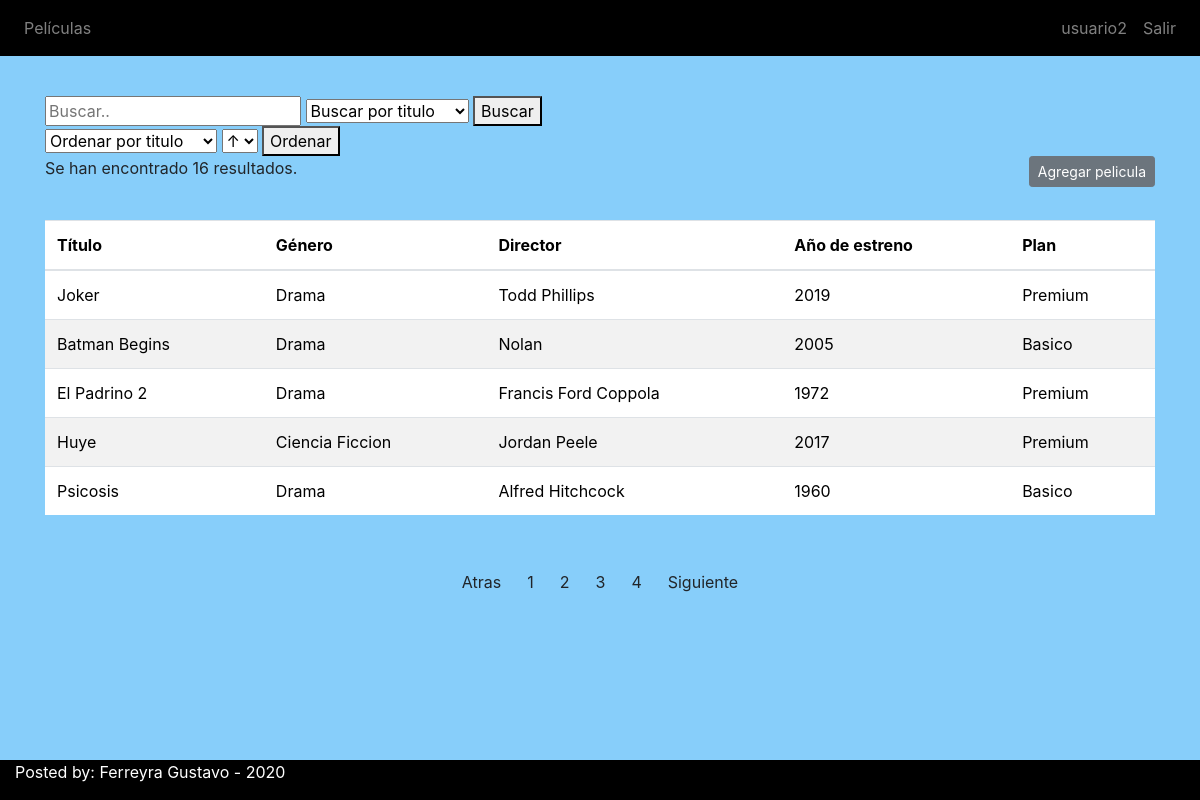
The page /capaPresentacion/index.php?seccion=peliculas&pagina=2 (signed in) on the database its author committed.
### tables this page shows
CREATE TABLE IF NOT EXISTS `peliculas` (
  `id` int(100) NOT NULL AUTO_INCREMENT,
  `titulo` varchar(45) NOT NULL,
  `genero_id` int(45) NOT NULL,
  `director` varchar(45) NOT NULL,
  `anio_estreno` int(4) NOT NULL,
  `plan_id` int(45) NOT NULL,
  PRIMARY KEY (`id`)
);

CREATE TABLE IF NOT EXISTS `generos` (
  `id` int(100) NOT NULL AUTO_INCREMENT,
  `genero` varchar(45) NOT NULL,
  PRIMARY KEY (`id`)
);

CREATE TABLE IF NOT EXISTS `planes` (
  `id` int(100) NOT NULL AUTO_INCREMENT,
  `plan` varchar(45) NOT NULL,
  PRIMARY KEY (`id`)
);

### capaNegocio/tablaControlador.php (called while the page is built, shortened)
<?php
require_once("../capaDatos/claseConexion.php");
class Tabla{
    private $baseDeDatos;
    private $cantFilas;
    private $csql;
    public function __construct($tabla){
        $this ->tabla = $tabla;
        $this ->csql = "SELECT * FROM $this->tabla";
        $this ->baseDeDatos = new Conexion();
    }
    private function setCantFilas(){
        $this ->cantFilas = mysqli_num_rows($this->baseDeDatos->Consulta($this->csql));
    }
    public function getCantFilas(){
        return $this ->cantFilas;
    }
    public function limitarTabla($cantidad, $desde){
        $this->setCantFilas();
        $this->csql = $this->csql." LIMIT $cantidad OFFSET $desde";
    }
    public function mostrarPlan($idp){
        $csql = "SELECT plan FROM planes WHERE id='$idp'";
        $planes = $this->baseDeDatos->Consulta($csql);
        $plan = mysqli_fetch_array($planes);
        return $plan["plan"];
    }
    public function mostrarGenero($idg){
        $csql = "SELECT genero FROM generos WHERE id='$idg'";
        $generos = $this->baseDeDatos->Consulta($csql);
        $genero = mysqli_fetch_array($generos);
        return $genero["genero"];
    }
    public function cambiarPagina($pag, $num){
        return $pag+$num;
    }
    public function devolverTabla(){
        return $this->baseDeDatos->Consulta($this->csql);
    }
}

### capaDatos/claseConexion.php (called while the page is built)
<?php
class Conexion{
    private $server = "localhost";
    private $usr = "root";
    private $pass = "";
    private $db = "movie_plus";
    public function Consulta($csql){
        $conectar = mysqli_connect($this->server,$this->usr,$this->pass,$this->db);
        return mysqli_query($conectar,$csql);
    }
}
?>

### capaPresentacion/seccion/peliculas.php (the view, shortened to what this page needs)
<?php
require_once("../capaNegocio/tablaControlador.php");
        $tabla = new Tabla("peliculas");
        $pagina = $_GET["pagina"] ?? 1;
        $cantFilas = 5;
        $url = "index.php?seccion=peliculas";
        $tabla->limitarTabla($cantFilas, ($pagina - 1 )*$cantFilas);
        $resultado = $tabla->devolverTabla();
        $paginas = $tabla->getCantFilas();
?>
<ul class="navbar-nav ml-0">
                  <li class="nav-item">
                <div class="search-container">
                  <form action="index.php">
                    <input required type="text" placeholder="Buscar.." name="buscar">
                    <SELECT name="filtro">
                      <option value="titulo">Buscar por titulo</option>;
                    </SELECT>
                    <button type="submit">Buscar</button>
                  </form>
                </div>
                </li>
                  </ul>
                  <?php
        if (!isset($_GET["buscar"])){
          ?>
                  <ul class="navbar-nav ml-0">
                  <li class="nav-item">
                <div class="search-container">
                  <form action="index.php">
                  <SELECT name="ordenar">
                      <option value="titulo">Ordenar por titulo</option>;
                    </SELECT>
                    <SELECT name="orientacion">
                      <option value="ASC">↑</option>;
                    </SELECT>
                    <button type="submit">Ordenar</button>
                  </form>
                </div>
                </li>
                  </ul>
                  <?php
                }else{
                  ?>
        <a href="../capaNegocio/imprimir.php?buscar=<?=$_GET['buscar']?>&filtro=<?=$_GET['filtro']?>"><button type="submit"  class="btn btn-sm btn-secondary float-left">Imprimir tabla</button></a>
        <?php
                }
                  ?>
        <a href="index.php?seccion=agregarPel"><button type="submit"  class="btn btn-sm btn-secondary float-right">Agregar pelicula</button></a>
        <?php
        if ($paginas <= 0){
          ?>
        <h1>No se encontraron coincidencias</h1>
        <?php
                }else{
                  ?>
<table class="table bloque">
    <thead>
        <tr>
            <th>Título</th>
            <th>Género</th>
            <th>Director</th>
            <th>Año de estreno</th>
            <th>Plan</th>
        </tr>
    </thead>
<tbody>
<p>Se han encontrado <?= $paginas ?> resultados.</p>
<?php
    while($filatabla = mysqli_fetch_array($resultado)){
        $idp =  $filatabla['plan_id'];
        $idg =  $filatabla['genero_id'];
?>
    <tr>
      <td><?php echo ucwords($filatabla['titulo']); ?></td>
      <td><?php echo ucwords($tabla->mostrarGenero($idg));?></td>
      <td><?php echo ucwords($filatabla['director']); ?></td>
      <td><?php echo $filatabla['anio_estreno']; ?></td>
      <td><?php echo ucwords($tabla->mostrarPlan($idp));?></td>
    </tr>
              <?php  }
echo "<br>";
?>
</tbody>
  </table>
  <div class="container my-5 text-center">
<?php
    if($pagina != 1){
        echo "<tr><td><a href=$url&pagina=".$tabla->cambiarPagina($pagina, -1)."><button type=submit class=btn btn-sm btn-primary>Atras</button></a></td>";
    }
    for ($i = 0; $i < $paginas / $cantFilas; $i++) {
        echo "<tr><td><a href=$url&pagina=".($i + 1)."><button type=submit class=btn btn-sm btn-primary>".($i + 1)."</button></a></td>";
    }
    if($pagina < $paginas / $cantFilas){
    echo "<td><a href=$url&pagina=".$tabla->cambiarPagina($pagina, 1)."><button type=submit class=btn btn-sm btn-primary>Siguiente</button></a></td></tr>";
    }
    ?>
    <?php
                }
                  ?>
  </div>

### css/styles.css (style rules this page uses)
.bloque { background-color: white; color: black; margin-bottom: 2em; }
.bloque tr:nth-child(even) { background-color: #f2f2f2; }
html, body { position: relative; min-height: 100vh; background-color: lightskyblue; }
ul, li { display:inline }

### rows shown on the page
peliculas: titulo "Joker", genero.genero "Drama", director "Todd Phillips", anio_estreno "2019", plan.plan "Premium"
peliculas: titulo "Batman Begins", genero.genero "Drama", director "Nolan", anio_estreno "2005", plan.plan "Basico"
peliculas: titulo "El Padrino 2", genero.genero "Drama", director "Francis Ford Coppola", anio_estreno "1972", plan.plan "Premium"
peliculas: titulo "Huye", genero.genero "Ciencia Ficcion", director "Jordan Peele", anio_estreno "2017", plan.plan "Premium"
peliculas: titulo "Psicosis", genero.genero "Drama", director "Alfred Hitchcock", anio_estreno "1960", plan.plan "Basico"

### other values the page prints
$_SESSION["usuario"]["nombre"] "usuario2"
$paginas "16"
